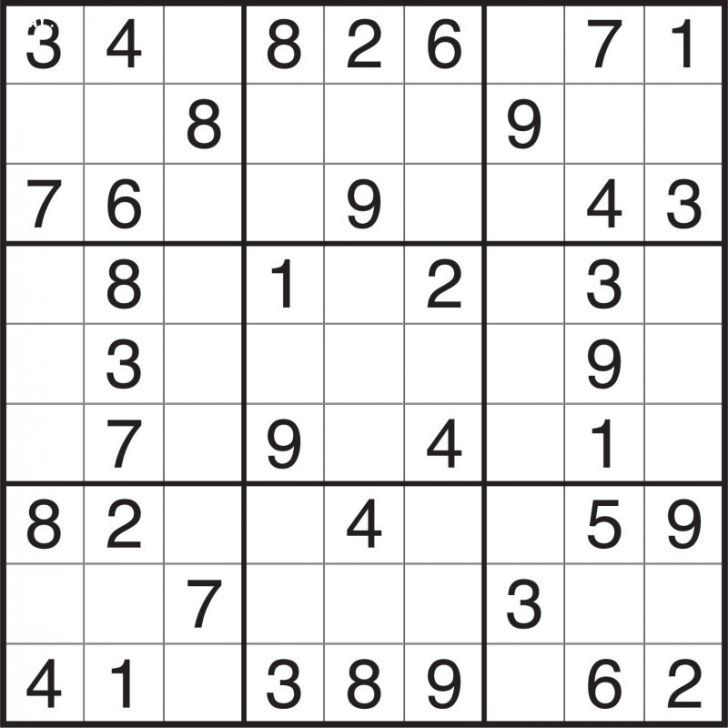
#> input picture default.png, 728 x 728 px
$ python -i img_processing.py   (imports and definitions only)
#> lines starting #> are read from the running program, lines starting #| are printed output that depends on the picture; after the words box and inside, x2 and y2 are one past the last pixel; in counts of white or black regions, pixels touching at a corner belong together
import cv2
import numpy as np
import matplotlib.pyplot as plt

#Taking input as grayscale image

def preprocessing(img):
    g_img = cv2.cvtColor(img, cv2.COLOR_BGR2GRAY)
    #applying Gaussian blur to remove noise
    b_img = cv2.GaussianBlur(g_img, (9, 9), 0)
    #applying threshold algorithm for segmetation
    tre_img = cv2.adaptiveThreshold(b_img, 255, cv2.ADAPTIVE_THRESH_GAUSSIAN_C, cv2.THRESH_BINARY, 11, 2)
    #inversing color
    inv_img = cv2.bitwise_not(tre_img, tre_img)
    #applying dilation
    #used to fill gaps and repairing gaps
    kernel = np.array([[0., 1., 0.], [1., 1., 1.], [0., 1., 0.]], np.uint8)
    processed_img = cv2.dilate(inv_img, kernel)

    return processed_img

def find_corners(img):
    #cv2.RETR_EXTERNAL: gives outer contours only
    #cv2.contourArea : finds area of outermost polygon in img
    corners = cv2.findContours(img, cv2.RETR_EXTERNAL, cv2.CHAIN_APPROX_SIMPLE)
    corners = corners[0] if len(corners) == 2 else corners[1]
    corners = sorted(corners, key = cv2.contourArea, reverse = True)

    for c in corners:
        peri = cv2.arcLength(c, True)
        # cv2.approxPolyDP(curve, epsilon, closed[, approxCurve])
        # Curve-> hers is the largest contour
        # epsilon -> Parameter specifying the approximation accuracy. This is the maximum distance between the original curve and its approximation.
        # closed – If true, the approximated curve is closed. Otherwise, it is not closed.
        # approxPolyDP returns the approximate curve in the same type as the input curve
        apr = cv2.approxPolyDP(c, 0.015*peri, True)
        return apr if len(apr) == 4 else None

def order_corners(corners):
    # Corners[0],... stores in format [[x y]]
    # Separate corners into individual points
    # Index 0 - top-right
    #       1 - top-left
    #       2 - bottom-left
    #       3 - bottom-right
    corners = [(corner[0][0], corner[0][1]) for corner in corners]
    tr, tl, bl, br = corners[0], corners[1], corners[2], corners[3]
    return tl, tr, br, bl

def per_transformation(img, corners):
#actuall order of corners = tr, tl, bl, br
#to move it clockwise order
    cor = order_corners(corners)
    tl, tr, br, bl = cor
    #calculating the width of sudoku
    #calculating the distance between br, bl and tr, tl
    #taking maximum of them as width
    wiA = np.sqrt(((br[0] - bl[0])**2) + ((br[1] - bl[1])**2))
    wiB = np.sqrt(((tr[0] - tl[0])**2) + ((tr[1] - tl[1]))**2)

    width = max(int(wiA), int(wiB))

    #calculating the hight of sudoku
    #calculating the distance between tr, br and tl, bl
    #taking maximum of them as width
    hiA = np.sqrt(((tr[0] - br[0])**2) + ((tr[1] - br[1])**2))
    hiB = np.sqrt(((tl[0] - bl[0])**2) + ((tl[1] - bl[1]))**2)

    height = max(int(hiA), int(hiB))

    dim = np.array([[0, 0], [width - 1, 0], [width - 1, height - 1],
                    [0, height - 1]], dtype = 'float32')

    cor = np.array(cor, dtype = 'float32')

    grid = cv2.getPerspectiveTransform(cor, dim)

    return cv2.warpPerspective(img, grid, (width, height))
    #return cv2.resize(img, (width, height))

def create_image_grid(img):
    grid = np.copy(img)
    # not all sudoku out there have same width and height in the small squares so we need to consider differnt heights and width
    edge_h = np.shape(grid)[0]
    edge_w = np.shape(grid)[1]
    celledge_h = edge_h // 9
    celledge_w = np.shape(grid)[1] // 9

    grid = cv2.cvtColor(grid, cv2.COLOR_BGR2GRAY)

    # Adaptive thresholding the cropped grid and inverting it
    grid = cv2.bitwise_not(grid, grid)


    tempgrid = []
    for i in range(celledge_h, edge_h + 1, celledge_h):
        for j in range(celledge_w, edge_w + 1, celledge_w):
            rows = grid[i - celledge_h:i]
            tempgrid.append([rows[k][j - celledge_w:j] for k in range(len(rows))])

    # Creating the 9X9 grid of images
    finalgrid = []
    for i in range(0, len(tempgrid) - 8, 9):
        finalgrid.append(tempgrid[i:i + 9])

    # Converting all the cell images to np.array
    for i in range(9):
        for j in range(9):
            finalgrid[i][j] = np.array(finalgrid[i][j])

    try:
        for i in range(9):
            for j in range(9):
                np.os.remove("BoardCells1/cell" + str(i) + str(j) + ".jpg")
    except:
        pass
    for i in range(9):
        for j in range(9):
            cv2.imwrite(str("BoardCells1/cell" + str(i) + str(j) + ".jpg"), finalgrid[i][j])

    return finalgrid


# [33 lines left out: function scale_and_centre, not called in this run]

def extract(img):
    processed_sudoku = preprocessing(img)
    sudoku = find_corners(processed_sudoku)
    transformed = per_transformation(img, sudoku)
    transformed = cv2.resize(transformed, (450, 450))
    sudoku = create_image_grid(transformed)
    return sudoku

>>> import cv2
>>> picture = cv2.imread('default.png')
#> picture is the input picture: shape (728, 728, 3); mean B, G, R 226, 225.9, 226.3
>>> result = extract(picture)
#> in preprocessing, `b_img = cv2.GaussianBlur(g_img, (9, 9), 0)`:
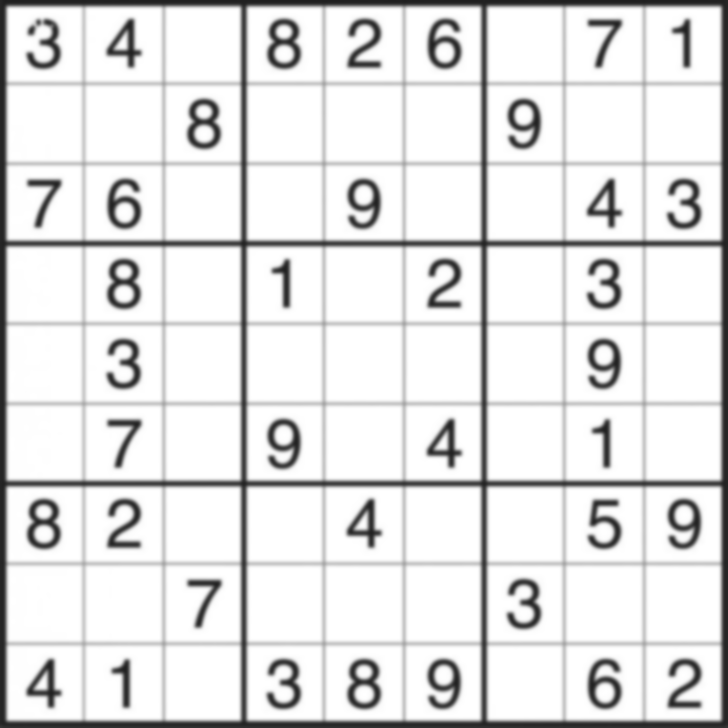
#> b_img: shape (728, 728); min 30, max 255, mean 226
#> in preprocessing, `tre_img = cv2.adaptiveThreshold(b_img, 255, cv2.ADAPTIVE_THRESH_GAUSSI..`:
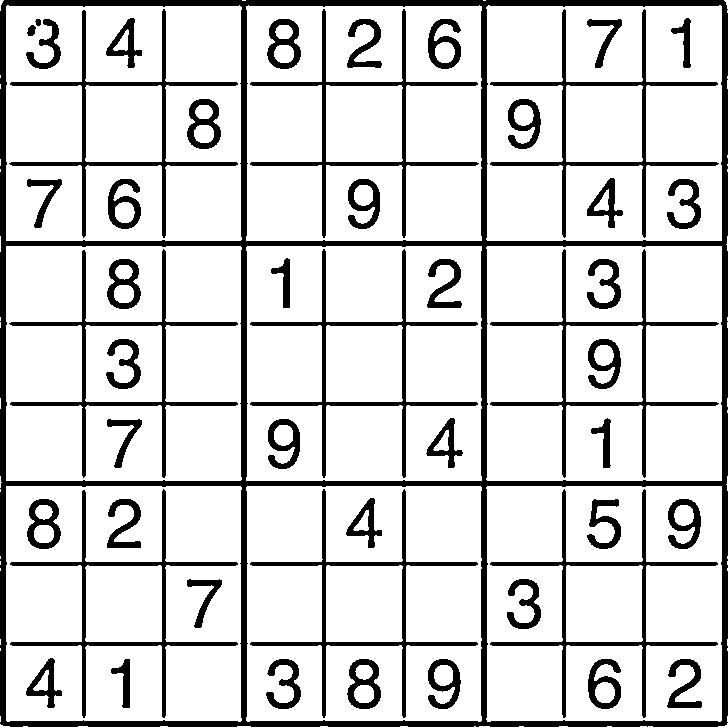
#> tre_img: shape (728, 728); 83% white; 50 black regions, largest, box (x1, y1, x2, y2) and area: (0, 0, 728, 727) 32582, (250, 249, 478, 478) 3529, (250, 9, 479, 238) 3528
#> in preprocessing, `processed_img = cv2.dilate(inv_img, kernel)`:
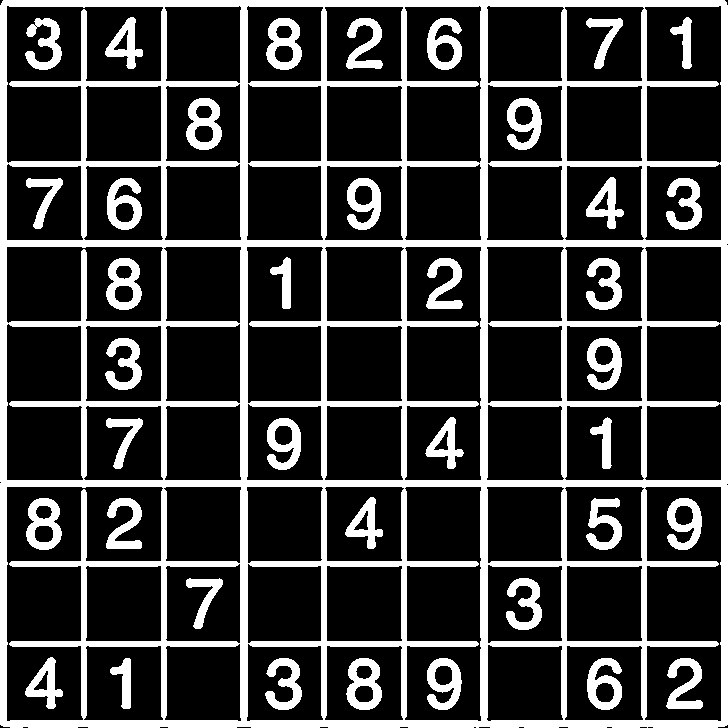
#> processed_img: shape (728, 728); 23.3% white; 39 white regions
#> in find_corners, `corners = cv2.findContours(img, cv2.RETR_EXTERNAL, cv2.CHAIN_APPROX_SI..`: corners = 1 contour; box (x1, y1, x2, y2) and area: (0, 0, 728, 728) 528390
#> the loop in find_corners, `for c in corners:` made 1 pass
#> (peri, apr) on pass 1: (2914.2, [[3, 0], [0, 724], [726, 725], [726, 2]])
#> in extract, `sudoku = find_corners(processed_sudoku)`: sudoku = [[3, 0], [0, 724], [726, 725], [726, 2]]
#> in order_corners, `corners = [(corner[0][0], corner[0][1]) for corner in corners]`: corners = [(3, 0), (0, 724), (726, 725), (726, 2)]
#> in order_corners, `tr, tl, bl, br = corners[0], corners[1], corners[2], corners[3]`: tr = (3, 0); tl = (0, 724); bl = (726, 725); br = (726, 2)
#> in per_transformation, `cor = order_corners(corners)`: cor = ((0, 724), (3, 0), (726, 2), (726, 725))
#> in per_transformation, `tl, tr, br, bl = cor`: tl = (0, 724); tr = (3, 0); br = (726, 2); bl = (726, 725)
#> in per_transformation, `wiA = np.sqrt(((br[0] - bl[0])**2) + ((br[1] - bl[1])**2))`: wiA = 723
#> in per_transformation, `wiB = np.sqrt(((tr[0] - tl[0])**2) + ((tr[1] - tl[1]))**2)`: wiB = 724
#> in per_transformation, `hiA = np.sqrt(((tr[0] - br[0])**2) + ((tr[1] - br[1])**2))`: hiA = 723
#> in per_transformation, `hiB = np.sqrt(((tl[0] - bl[0])**2) + ((tl[1] - bl[1]))**2)`: hiB = 726
#> in per_transformation, `dim = np.array([[0, 0], [width - 1, 0], [width - 1, height - 1], [0, h..`: dim = [[0, 0], [723, 0], [723, 725], [0, 725]]
#> in per_transformation, `cor = np.array(cor, dtype = 'float32')`: cor = [[0, 724], [3, 0], [726, 2], [726, 725]]
#> in per_transformation, `grid = cv2.getPerspectiveTransform(cor, dim)`: grid = [[0.00138, -0.999, 723], [1, 0.00415, -3], [-1.93e-06, 5.72e-06, 1]]
#> in per_transformation, `return cv2.warpPerspective(img, grid, (width, height))`:
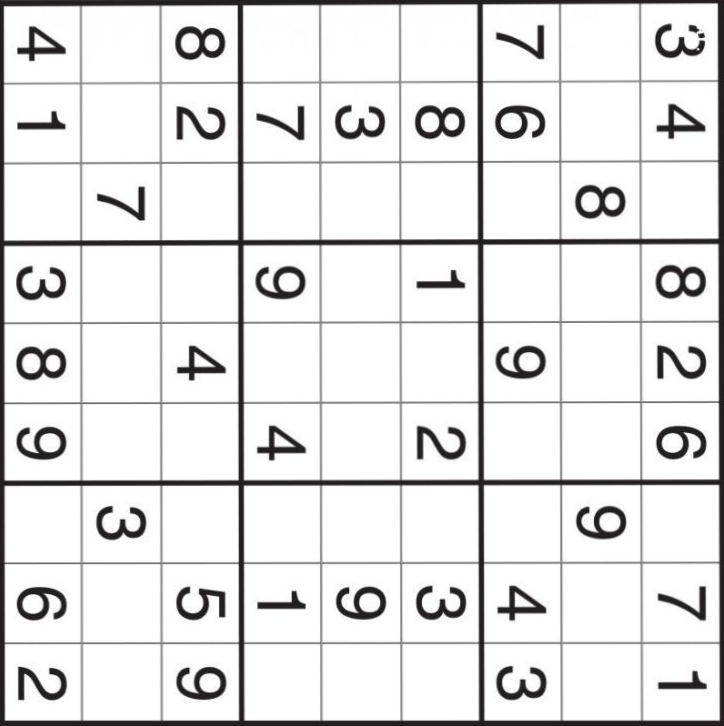
#> returned value: shape (726, 724, 3); mean of channels 0, 1, 2 227.5, 227.3, 227.8; drawn as B, G, R
#> in extract, `transformed = cv2.resize(transformed, (450, 450))`:
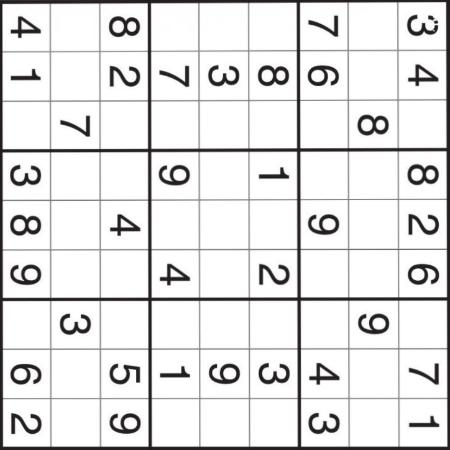
#> transformed: shape (450, 450, 3); mean B, G, R 227.5, 227.3, 227.8
#> in create_image_grid, `grid = cv2.bitwise_not(grid, grid)`:
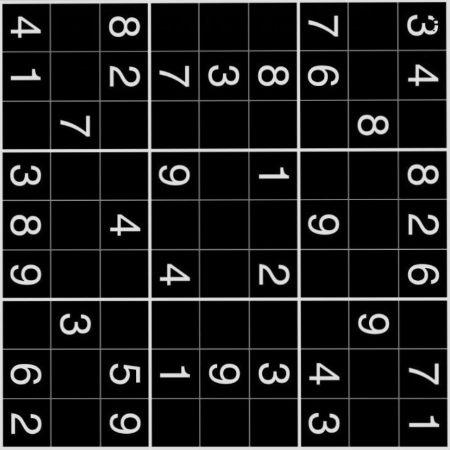
#> grid: shape (450, 450); min 0, max 239, mean 27.5
#> after the loop in create_image_grid, `for i in range(celledge_h, edge_h + 1, celledge_h):`: tempgrid = 81 items
#> the loop in create_image_grid, `for i in range(0, len(tempgrid) - 8, 9):` made 9 passes
#> i on passes 2 to 9: 9, 18, 27, 36, 45, 54, 63, 72
#> after the loop in create_image_grid, `for i in range(0, len(tempgrid) - 8, 9):`: finalgrid = 9 items
#> the loop in create_image_grid, `for i in range(9):` made 1 pass
#> pass 1, in create_image_grid, `cv2.imwrite(str("BoardCells1/cell" + str(i) + str(j) + ".jpg"), finalg..`:
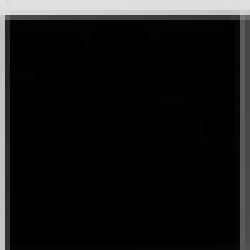
#> saved as cell03.jpg: shape (50, 50) (shown 5 times larger); min 0, max 226, mean 22.3
#> result = 9 items
